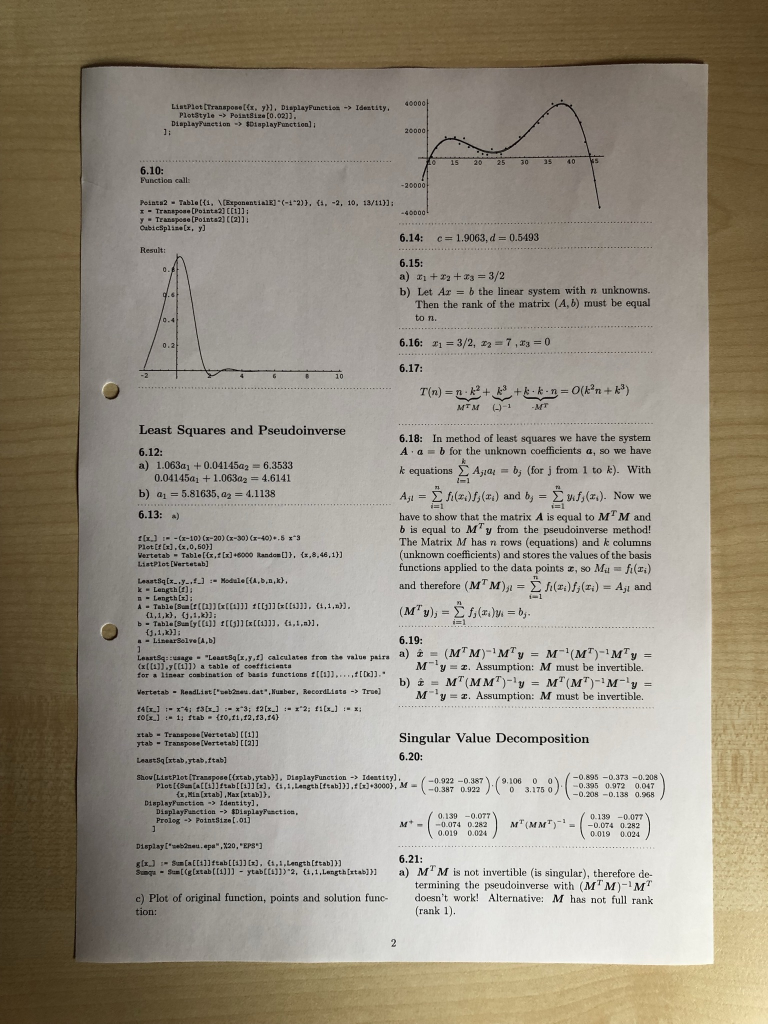
#> input picture project_1_scanner/code/scanner/math.JPEG, 1536 x 2048 px (shown at 1/2 size)
$ python main.py
#> lines starting #> are read from the running program, lines starting #| are printed output that depends on the picture; after the words box and inside, x2 and y2 are one past the last pixel; in counts of white or black regions, pixels touching at a corner belong together
### project_1_scanner/code/scanner.py
import numpy as np
import random as rng
import matplotlib.pyplot as plt
import cv2
from enum import Enum, auto


class DocumentFormat(Enum):
    Auto = auto()
    A4 = auto()


class DocumentScanner:
    def __init__(
            self,
            filename: str,
            document_format: DocumentFormat,
            apply_effects: bool):
#> called with filename = 'scanner/math.JPEG', apply_effects = True
        self.fileName = filename
        self.document = cv2.imread(self.fileName)
#> self.document is the input picture: shape (2048, 1536, 3); mean B, G, R 130.7, 144.7, 152.2
        self.format = document_format
        self.apply_effects = apply_effects
        self.__image_history = []

    IMAGE_HEIGHT = 700

    def scan(self):
        self.__add_to_history("Original", self.document)

        img = self.__prepare_image(self.document)
        self.__add_to_history("Prepared", img)

        edged = self.__get_edged_image(img)

        contour = self.__get_best_contour(edged)
        contour_img = img.copy()
        cv2.drawContours(contour_img, [contour], -1, (0, 255, 0), 2)
        self.__add_to_history("Detected contour", contour_img)

        transformed_img = self.__transform_image(self.document, contour)
        self.__add_to_history("Transformed", transformed_img)

        if self.apply_effects:
            transformed_img = self.__apply_image_effects(transformed_img)

        self.__add_to_history("Final scan", transformed_img)
        return transformed_img

    def __prepare_image(self, img):
        # scale down image
        ratio = self.IMAGE_HEIGHT / img.shape[0]
        img = cv2.resize(img, (int(ratio * img.shape[1]), self.IMAGE_HEIGHT))

        # gaussian blur to reduce noise
        img = cv2.GaussianBlur(img, (5, 5), 0)
        return img

    def __get_edged_image(self, img):
        # run canny edge detector
        edged = cv2.Canny(img, 70, 120)
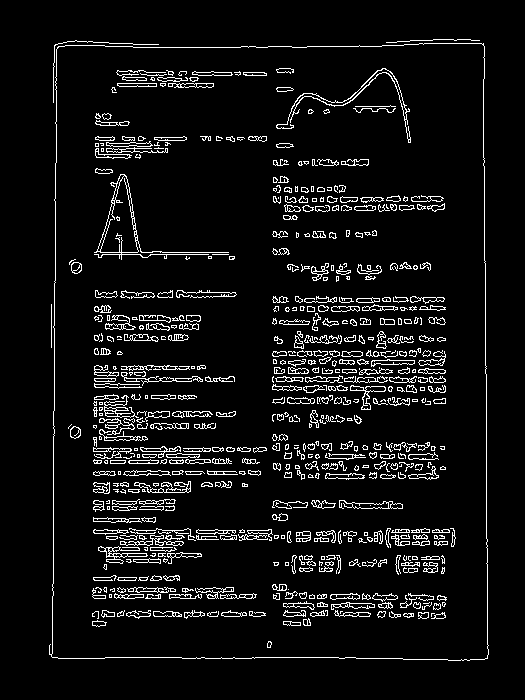
#> edged: shape (700, 525); 6.8% white in thin lines or dots, all inside (x1, y1, x2, y2) = (49, 39, 489, 661)
        self.__add_to_history("Canny Edge", edged)

        # connect lines that may be disconnected a bit
        kernel = np.ones((5, 5), np.uint8)
        edged = cv2.morphologyEx(edged, cv2.MORPH_CLOSE, kernel)
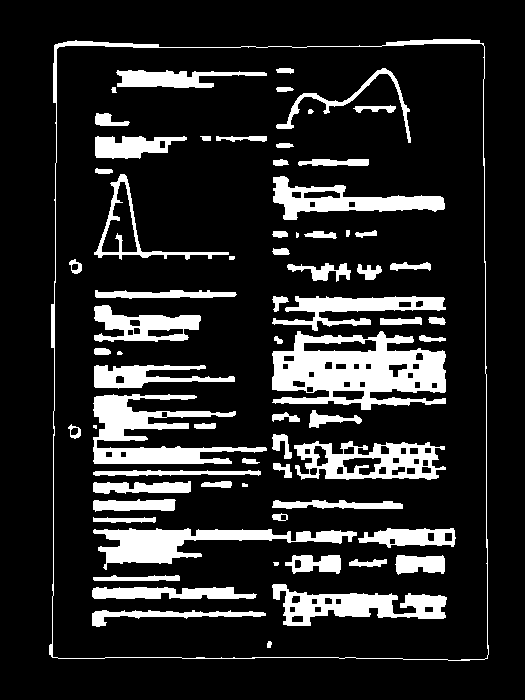
#> edged: shape (700, 525); 15.7% white; 70 white regions (3 under 20 px)
        self.__add_to_history("Canny Edge Morphed", edged)

        return edged

    def __get_best_contour(self, edged_img):
        # get contours
        contours, _ = cv2.findContours(edged_img, cv2.RETR_LIST, cv2.CHAIN_APPROX_SIMPLE)
#> contours = 138 contours, 10 with area under 20; largest, box (x1, y1, x2, y2) and area: (49, 39, 489, 661) 264930, (52, 43, 489, 661) 263854, (272, 331, 446, 410) 9454, (93, 394, 267, 464) 4489, (294, 441, 446, 480) 4186

        # draw contours for visualization
        drawing = np.zeros((edged_img.shape[0], edged_img.shape[1], 3), dtype=np.uint8)
        for i in range(len(contours)):
            color = (rng.randint(0, 256), rng.randint(0, 256), rng.randint(0, 256))
            cv2.drawContours(drawing, contours, i, color, 2, cv2.LINE_8, None, 0)
#> this loop made 138 passes
#> color on passes 1 to 8: (197, 215, 20), (132, 248, 207), (155, 244, 183), (111, 71, 144), (71, 48, 128), (75, 158, 50), (37, 169, 241), (51, 181, 222)
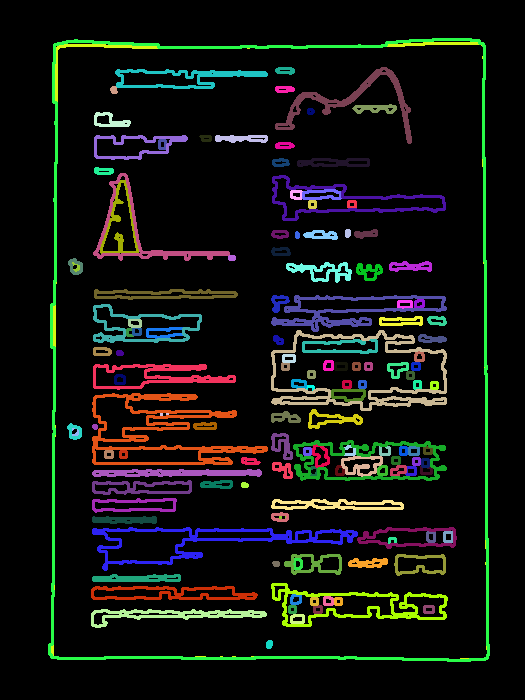
#> drawing: shape (700, 525, 3); mean of channels 0, 1, 2 16.3, 20.2, 18.2; drawn as B, G, R
        self.__add_to_history("Detected Contours", drawing)

        # calculate contour area
        contour_areas = map(cv2.contourArea, contours)
        contours_with_areas = zip(contours, contour_areas)

        # contour must span at least 40% of image area
        img_height, img_width = edged_img.shape
        min_area = img_height * img_width * 0.4
        filtered_contours = filter(lambda tup: tup[1] >= min_area, contours_with_areas)

        # sort remaining contours by the area they span
        sorted_contours = sorted(filtered_contours, key=lambda tup: tup[1], reverse=True)
#> sorted_contours = 2 items

        for contour, _ in sorted_contours:
            # approximate the contour as rectangle
            eps = 0.05 * cv2.arcLength(contour, True)
            approx = cv2.approxPolyDP(contour, eps, True)
            # use first (biggest) contour that has 4 corners as our best contour
            if len(approx) == 4:
                return approx
#> this loop made 1 pass
#> (eps, approx) on pass 1: (106.6, [[479, 40], [54, 45], [52, 657], [487, 658]])
#> in scan, `contour = self.__get_best_contour(edged)`: contour = [[479, 40], [54, 45], [52, 657], [487, 658]]
#> in scan, `cv2.drawContours(contour_img, [contour], -1, (0, 255, 0), 2)`:
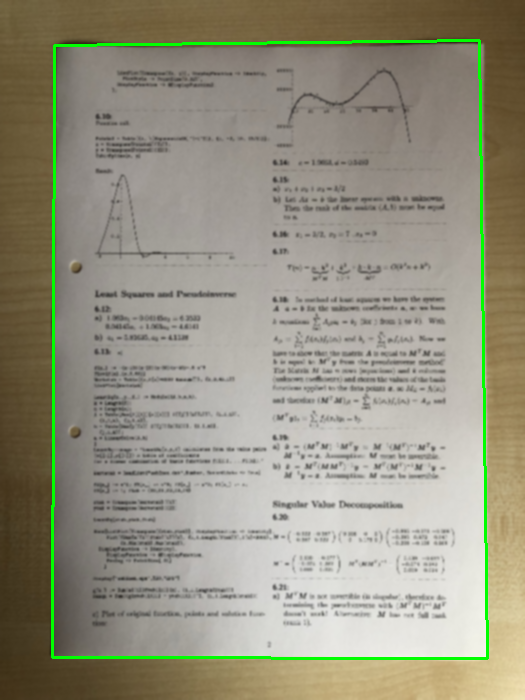
#> contour_img: shape (700, 525, 3); mean of channels 0, 1, 2 128.7, 146.7, 149.6; drawn as B, G, R

        # if no fitting contour was found, return contour of entire image
        return np.array([[[0, 0]], [[0, img_height]], [[img_width, img_height]], [[img_width, 0]]])

    def __transform_image(self, img, contour):
        contour_pts = self.__order_points_clockwise(contour.reshape(4, 2))
#> in __order_points_clockwise, `s = np.sum(pts, axis=1)`: s = [519, 99, 709, 1145]
#> in __order_points_clockwise, `diff = np.diff(pts, axis=1)`: diff = [-439, -9, 605, 171]
#> contour_pts = [[54, 45], [479, 40], [487, 658], [52, 657]]
        scale = img.shape[0] / self.IMAGE_HEIGHT
        src_pts = (contour_pts * scale).astype(np.float32)
#> src_pts = [[158, 131.7], [1401.4, 117], [1424.8, 1925.1], [152.1, 1922.2]]

        width = max(np.linalg.norm(src_pts[3] - src_pts[2]),
                    np.linalg.norm(src_pts[1] - src_pts[0]))
#> width = 1272.7

        if self.format == DocumentFormat.A4:
            height = width * np.sqrt(2)
#> height = 1799.9
        else:
            height = max(np.linalg.norm(src_pts[3] - src_pts[0]),
                         np.linalg.norm(src_pts[2] - src_pts[1]))

        dst_pts = np.array([[0, 0],
                            [width, 0],
                            [width, height],
                            [0, height]],
                           dtype=np.float32)
#> dst_pts = [[0, 0], [1272.7, 0], [1272.7, 1799.9], [0, 1799.9]]

        M = cv2.getPerspectiveTransform(src_pts, dst_pts)
#> M = [[1.04, 0.00339, -164.2], [0.0121, 1.03, -137.8], [8.03e-06, 1.31e-05, 1]]
        return cv2.warpPerspective(img, M, (int(width), int(height)))
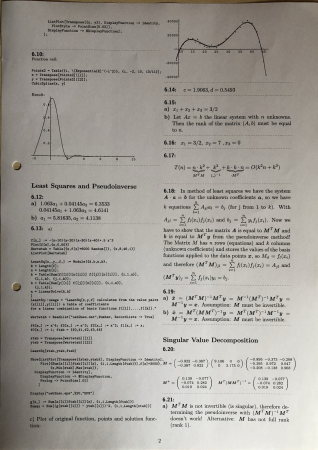
#> returned value: shape (1799, 1272, 3) (shown at 1/4 size); mean of channels 0, 1, 2 152.9, 158.9, 162.7; drawn as B, G, R

    def __apply_image_effects(self, img):
        img_grey = cv2.cvtColor(img, cv2.COLOR_BGR2GRAY)
        return cv2.adaptiveThreshold(img_grey, 255, cv2.ADAPTIVE_THRESH_GAUSSIAN_C,
                                     cv2.THRESH_BINARY, 11, 15)
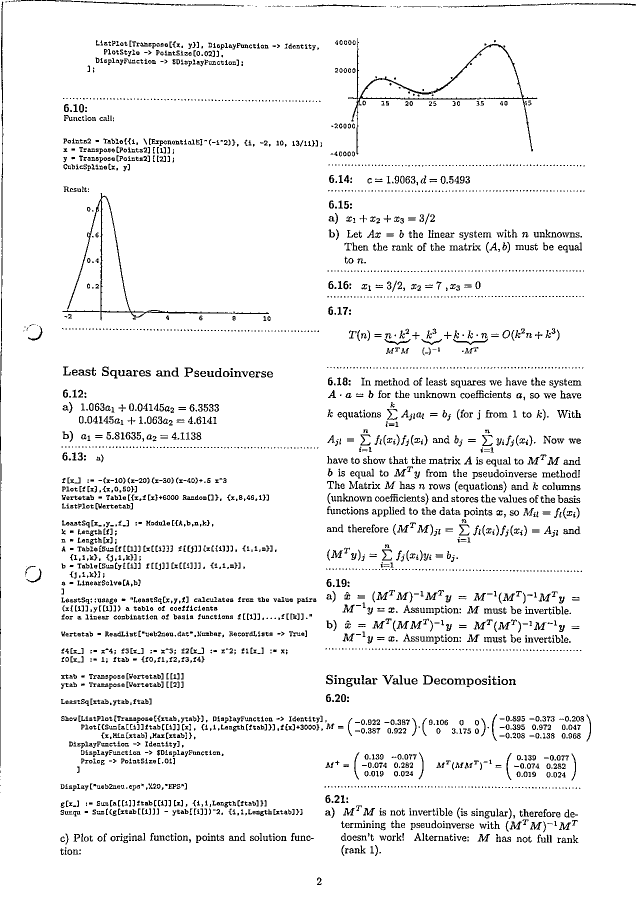
#> returned value: shape (1799, 1272) (shown at 1/2 size); 94.4% white; black in thin lines or dots

    # [4 lines left out: function __apply_image_effects_ex, not called in this run]

    def __order_points_clockwise(self, pts):
        rect = np.zeros((4, 2), dtype="float32")

        # the top-left point will have the smallest sum
        # the bottom-right point will have the largest sum
        s = np.sum(pts, axis=1)
        rect[0] = pts[np.argmin(s)]
        rect[2] = pts[np.argmax(s)]

        # the top-right point will have the smallest difference
        # the bottom-left will have the largest difference
        diff = np.diff(pts, axis=1)
        rect[1] = pts[np.argmin(diff)]
        rect[3] = pts[np.argmax(diff)]

        return rect

    def __add_to_history(self, title, img):
        self.__image_history.append((title, img))

    def save_image(self, img, destFilePath):
        cv2.imwrite(destFilePath, img)

    def show_image_history(self):
        rows = int(np.sqrt(len(self.__image_history)))
        cols = int(np.ceil(len(self.__image_history) / rows))

        fig, axes = plt.subplots(rows, cols)
        fig.tight_layout()
        i = 0
        for title, img in self.__image_history:
            axes.ravel()[i].imshow(cv2.cvtColor(img, cv2.COLOR_BGR2RGB))
            axes.ravel()[i].set_title(title)
            axes.ravel()[i].axis("off")
            i = i + 1
#> after the loop, i = 8

        while i < rows * cols:
            axes.ravel()[i].axis("off")
            i = i + 1
#> this loop made 0 passes
#> after the loop, i = 8

        plt.show()
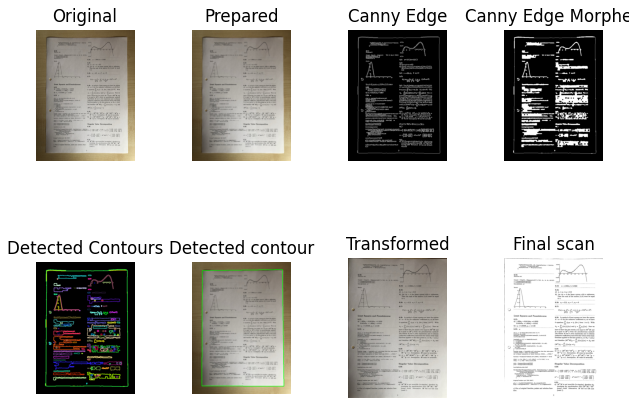
#> figure drawn by matplotlib, 8 panels

### project_1_scanner/code/main.py
import scanner
from scanner import DocumentFormat

documentscanner = scanner.DocumentScanner(
    "scanner/math.JPEG",
    DocumentFormat.A4,
    True)
img = documentscanner.scan()
documentscanner.show_image_history()

$ run again, with project_1_scanner/code/scanner/assembly.JPEG copied over project_1_scanner/code/scanner/math.JPEG
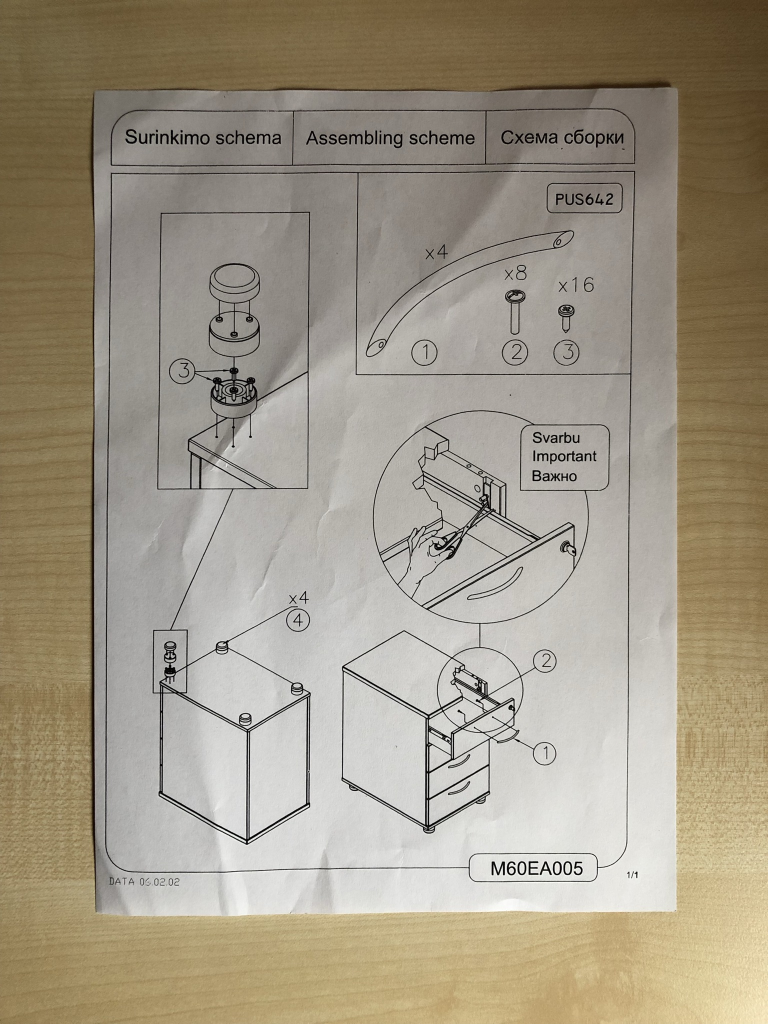
#> input picture project_1_scanner/code/scanner/assembly.JPEG, 1536 x 2048 px (shown at 1/2 size)
#> in __init__, self.document is the input picture: shape (2048, 1536, 3); mean B, G, R 133.6, 151.5, 160.5
#> in __get_edged_image, `edged = cv2.morphologyEx(edged, cv2.MORPH_CLOSE, kernel)`:
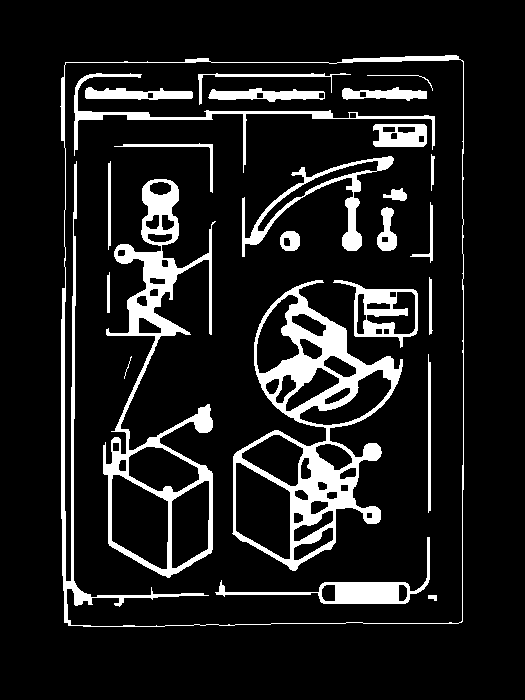
#> edged: shape (700, 525); 11.6% white; 25 white regions
#> contours = 84 contours, 2 with area under 20; largest, box (x1, y1, x2, y2) and area: (60, 55, 464, 627) 225594, (64, 59, 464, 627) 222452, (232, 280, 403, 571) 25709, (103, 179, 216, 578) 18128, (111, 474, 169, 570) 4005
#> the loop in __get_best_contour, `for i in range(len(contours)):` made 84 passes
#> color on passes 1 to 8: (197, 215, 20), (132, 248, 207), (155, 244, 183), (111, 71, 144), (71, 48, 128), (75, 158, 50), (37, 169, 241), (51, 181, 222)
#> sorted_contours = 2 items
#> the loop in __get_best_contour, `for contour, _ in sorted_contours:` made 1 pass
#> (eps, approx) on pass 1: (97.77, [[458, 56], [65, 62], [68, 625], [462, 621]])
#> contour = [[458, 56], [65, 62], [68, 625], [462, 621]]
#> contour_img: shape (700, 525, 3); mean of channels 0, 1, 2 131.3, 152.9, 157.8
#> s = [514, 127, 693, 1083]
#> diff = [-402, -3, 557, 159]
#> contour_pts = [[65, 62], [458, 56], [462, 621], [68, 625]]
#> src_pts = [[190.2, 181.4], [1340, 163.8], [1351.7, 1816.9], [198.9, 1828.6]]
#> width = 1152.8
#> height = 1630.3
#> dst_pts = [[0, 0], [1152.8, 0], [1152.8, 1630.3], [0, 1630.3]]
#> M = [[1.01, -0.00537, -190.5], [0.0152, 0.993, -183], [3.13e-06, 1.51e-06, 1]]
#> in __apply_image_effects, `return cv2.adaptiveThreshold(img_grey, 255, cv2.ADAPTIVE_THRESH_GAUSSI..`:
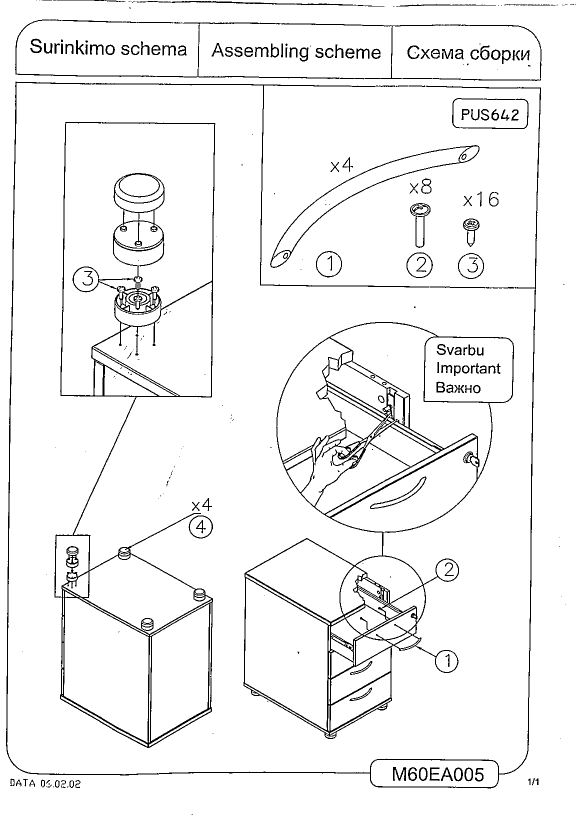
#> returned value: shape (1630, 1152) (shown at 1/2 size); 95.2% white; black in thin lines or dots
#> after the loop in show_image_history, `for title, img in self.__image_history:`: i = 8
